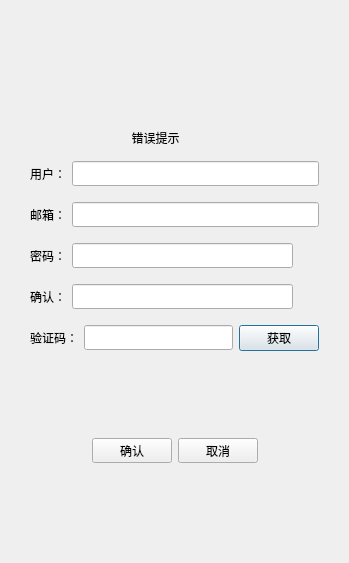
<?xml version="1.0" encoding="UTF-8"?>
<ui version="4.0">
 <class>RegisterDialog</class>
 <widget class="QDialog" name="RegisterDialog">
  <property name="geometry">
   <rect>
    <x>0</x>
    <y>0</y>
    <width>349</width>
    <height>563</height>
   </rect>
  </property>
  <property name="minimumSize">
   <size>
    <width>300</width>
    <height>563</height>
   </size>
  </property>
  <property name="maximumSize">
   <size>
    <width>463</width>
    <height>563</height>
   </size>
  </property>
  <property name="windowTitle">
   <string>Dialog</string>
  </property>
  <layout class="QVBoxLayout" name="verticalLayout_2">
   <item>
    <layout class="QVBoxLayout" name="verticalLayout">
     <property name="leftMargin">
      <number>5</number>
     </property>
     <property name="topMargin">
      <number>5</number>
     </property>
     <property name="rightMargin">
      <number>5</number>
     </property>
     <property name="bottomMargin">
      <number>5</number>
     </property>
     <item>
      <spacer name="verticalSpacer">
       <property name="orientation">
        <enum>Qt::Vertical</enum>
       </property>
       <property name="sizeType">
        <enum>QSizePolicy::Fixed</enum>
       </property>
       <property name="sizeHint" stdset="0">
        <size>
         <width>50</width>
         <height>100</height>
        </size>
       </property>
      </spacer>
     </item>
     <item>
      <widget class="QStackedWidget" name="stackedWidget">
       <property name="currentIndex">
        <number>0</number>
       </property>
       <widget class="QWidget" name="page">
        <layout class="QVBoxLayout" name="verticalLayout_3">
         <item>
          <widget class="QWidget" name="widget" native="true">
           <property name="minimumSize">
            <size>
             <width>0</width>
             <height>25</height>
            </size>
           </property>
           <property name="maximumSize">
            <size>
             <width>16777215</width>
             <height>25</height>
            </size>
           </property>
           <widget class="QLabel" name="err_tip">
            <property name="geometry">
             <rect>
              <x>60</x>
              <y>0</y>
              <width>141</width>
              <height>25</height>
             </rect>
            </property>
            <property name="minimumSize">
             <size>
              <width>0</width>
              <height>0</height>
             </size>
            </property>
            <property name="maximumSize">
             <size>
              <width>16777215</width>
              <height>16777215</height>
             </size>
            </property>
            <property name="text">
             <string>错误提示</string>
            </property>
            <property name="alignment">
             <set>Qt::AlignCenter</set>
            </property>
           </widget>
          </widget>
         </item>
         <item>
          <layout class="QHBoxLayout" name="horizontalLayout">
           <property name="leftMargin">
            <number>5</number>
           </property>
           <property name="topMargin">
            <number>5</number>
           </property>
           <property name="rightMargin">
            <number>5</number>
           </property>
           <property name="bottomMargin">
            <number>5</number>
           </property>
           <item>
            <widget class="QLabel" name="user_label">
             <property name="minimumSize">
              <size>
               <width>0</width>
               <height>25</height>
              </size>
             </property>
             <property name="maximumSize">
              <size>
               <width>16777215</width>
               <height>25</height>
              </size>
             </property>
             <property name="text">
              <string>用户：</string>
             </property>
            </widget>
           </item>
           <item>
            <widget class="QLineEdit" name="user_edit">
             <property name="minimumSize">
              <size>
               <width>25</width>
               <height>25</height>
              </size>
             </property>
             <property name="maximumSize">
              <size>
               <width>16777215</width>
               <height>25</height>
              </size>
             </property>
             <property name="text">
              <string/>
             </property>
            </widget>
           </item>
          </layout>
         </item>
         <item>
          <layout class="QHBoxLayout" name="horizontalLayout_2">
           <property name="leftMargin">
            <number>5</number>
           </property>
           <property name="topMargin">
            <number>5</number>
           </property>
           <property name="rightMargin">
            <number>5</number>
           </property>
           <property name="bottomMargin">
            <number>5</number>
           </property>
           <item>
            <widget class="QLabel" name="email_label">
             <property name="minimumSize">
              <size>
               <width>0</width>
               <height>25</height>
              </size>
             </property>
             <property name="maximumSize">
              <size>
               <width>16777215</width>
               <height>25</height>
              </size>
             </property>
             <property name="text">
              <string>邮箱：</string>
             </property>
            </widget>
           </item>
           <item>
            <widget class="QLineEdit" name="email_edit">
             <property name="minimumSize">
              <size>
               <width>0</width>
               <height>25</height>
              </size>
             </property>
             <property name="maximumSize">
              <size>
               <width>16777215</width>
               <height>25</height>
              </size>
             </property>
            </widget>
           </item>
          </layout>
         </item>
         <item>
          <layout class="QHBoxLayout" name="horizontalLayout_3">
           <property name="leftMargin">
            <number>5</number>
           </property>
           <property name="topMargin">
            <number>5</number>
           </property>
           <property name="rightMargin">
            <number>5</number>
           </property>
           <property name="bottomMargin">
            <number>5</number>
           </property>
           <item>
            <widget class="QLabel" name="pw_label">
             <property name="minimumSize">
              <size>
               <width>0</width>
               <height>25</height>
              </size>
             </property>
             <property name="maximumSize">
              <size>
               <width>16777215</width>
               <height>25</height>
              </size>
             </property>
             <property name="text">
              <string>密码：</string>
             </property>
            </widget>
           </item>
           <item>
            <widget class="QLineEdit" name="pw_edit">
             <property name="minimumSize">
              <size>
               <width>0</width>
               <height>25</height>
              </size>
             </property>
             <property name="maximumSize">
              <size>
               <width>16777215</width>
               <height>25</height>
              </size>
             </property>
            </widget>
           </item>
           <item>
            <widget class="ClickedLabel" name="pw_visable">
             <property name="minimumSize">
              <size>
               <width>20</width>
               <height>20</height>
              </size>
             </property>
             <property name="maximumSize">
              <size>
               <width>20</width>
               <height>20</height>
              </size>
             </property>
             <property name="text">
              <string/>
             </property>
            </widget>
           </item>
          </layout>
         </item>
         <item>
          <layout class="QHBoxLayout" name="horizontalLayout_4">
           <property name="leftMargin">
            <number>5</number>
           </property>
           <property name="topMargin">
            <number>5</number>
           </property>
           <property name="rightMargin">
            <number>5</number>
           </property>
           <property name="bottomMargin">
            <number>5</number>
           </property>
           <item>
            <widget class="QLabel" name="confirm_label">
             <property name="minimumSize">
              <size>
               <width>0</width>
               <height>25</height>
              </size>
             </property>
             <property name="maximumSize">
              <size>
               <width>16777215</width>
               <height>25</height>
              </size>
             </property>
             <property name="text">
              <string>确认：</string>
             </property>
            </widget>
           </item>
           <item>
            <widget class="QLineEdit" name="confirm_edit">
             <property name="minimumSize">
              <size>
               <width>0</width>
               <height>25</height>
              </size>
             </property>
             <property name="maximumSize">
              <size>
               <width>16777215</width>
               <height>25</height>
              </size>
             </property>
            </widget>
           </item>
           <item>
            <widget class="ClickedLabel" name="confirm_visable">
             <property name="minimumSize">
              <size>
               <width>20</width>
               <height>20</height>
              </size>
             </property>
             <property name="maximumSize">
              <size>
               <width>20</width>
               <height>20</height>
              </size>
             </property>
             <property name="text">
              <string/>
             </property>
            </widget>
           </item>
          </layout>
         </item>
         <item>
          <layout class="QHBoxLayout" name="horizontalLayout_5">
           <property name="leftMargin">
            <number>5</number>
           </property>
           <property name="topMargin">
            <number>5</number>
           </property>
           <property name="rightMargin">
            <number>5</number>
           </property>
           <property name="bottomMargin">
            <number>5</number>
           </property>
           <item>
            <widget class="QLabel" name="varify_label">
             <property name="text">
              <string>验证码：</string>
             </property>
            </widget>
           </item>
           <item>
            <widget class="QLineEdit" name="varify_edit">
             <property name="minimumSize">
              <size>
               <width>0</width>
               <height>25</height>
              </size>
             </property>
             <property name="maximumSize">
              <size>
               <width>16777215</width>
               <height>25</height>
              </size>
             </property>
            </widget>
           </item>
           <item>
            <widget class="TimerBtn" name="get_code">
             <property name="text">
              <string>获取</string>
             </property>
            </widget>
           </item>
          </layout>
         </item>
         <item>
          <spacer name="verticalSpacer_2">
           <property name="orientation">
            <enum>Qt::Vertical</enum>
           </property>
           <property name="sizeHint" stdset="0">
            <size>
             <width>20</width>
             <height>40</height>
            </size>
           </property>
          </spacer>
         </item>
         <item>
          <layout class="QHBoxLayout" name="horizontalLayout_6">
           <property name="leftMargin">
            <number>5</number>
           </property>
           <property name="topMargin">
            <number>5</number>
           </property>
           <property name="rightMargin">
            <number>5</number>
           </property>
           <property name="bottomMargin">
            <number>5</number>
           </property>
           <item>
            <spacer name="horizontalSpacer">
             <property name="orientation">
              <enum>Qt::Horizontal</enum>
             </property>
             <property name="sizeHint" stdset="0">
              <size>
               <width>40</width>
               <height>20</height>
              </size>
             </property>
            </spacer>
           </item>
           <item>
            <widget class="QPushButton" name="sure_btn">
             <property name="minimumSize">
              <size>
               <width>0</width>
               <height>25</height>
              </size>
             </property>
             <property name="maximumSize">
              <size>
               <width>16777215</width>
               <height>25</height>
              </size>
             </property>
             <property name="text">
              <string>确认</string>
             </property>
            </widget>
           </item>
           <item>
            <widget class="QPushButton" name="cancel_btn">
             <property name="minimumSize">
              <size>
               <width>0</width>
               <height>25</height>
              </size>
             </property>
             <property name="maximumSize">
              <size>
               <width>16777215</width>
               <height>25</height>
              </size>
             </property>
             <property name="text">
              <string>取消</string>
             </property>
            </widget>
           </item>
           <item>
            <spacer name="horizontalSpacer_2">
             <property name="orientation">
              <enum>Qt::Horizontal</enum>
             </property>
             <property name="sizeHint" stdset="0">
              <size>
               <width>40</width>
               <height>20</height>
              </size>
             </property>
            </spacer>
           </item>
          </layout>
         </item>
         <item>
          <spacer name="verticalSpacer_3">
           <property name="orientation">
            <enum>Qt::Vertical</enum>
           </property>
           <property name="sizeHint" stdset="0">
            <size>
             <width>20</width>
             <height>40</height>
            </size>
           </property>
          </spacer>
         </item>
        </layout>
       </widget>
       <widget class="QWidget" name="page_2">
        <layout class="QVBoxLayout" name="verticalLayout_4">
         <item>
          <spacer name="verticalSpacer_4">
           <property name="orientation">
            <enum>Qt::Vertical</enum>
           </property>
           <property name="sizeType">
            <enum>QSizePolicy::Fixed</enum>
           </property>
           <property name="sizeHint" stdset="0">
            <size>
             <width>20</width>
             <height>40</height>
            </size>
           </property>
          </spacer>
         </item>
         <item>
          <widget class="QLabel" name="tip_label">
           <property name="text">
            <string>注册成功，5s后返回登录界面</string>
           </property>
           <property name="alignment">
            <set>Qt::AlignCenter</set>
           </property>
          </widget>
         </item>
         <item>
          <widget class="QLabel" name="tip2_label">
           <property name="text">
            <string>可点击返回按钮，直接返回登录界面</string>
           </property>
           <property name="alignment">
            <set>Qt::AlignCenter</set>
           </property>
          </widget>
         </item>
         <item>
          <spacer name="verticalSpacer_5">
           <property name="orientation">
            <enum>Qt::Vertical</enum>
           </property>
           <property name="sizeType">
            <enum>QSizePolicy::Expanding</enum>
           </property>
           <property name="sizeHint" stdset="0">
            <size>
             <width>20</width>
             <height>40</height>
            </size>
           </property>
          </spacer>
         </item>
         <item>
          <widget class="QWidget" name="widget_2" native="true">
           <layout class="QHBoxLayout" name="horizontalLayout_7">
            <item>
             <spacer name="horizontalSpacer_3">
              <property name="orientation">
               <enum>Qt::Horizontal</enum>
              </property>
              <property name="sizeHint" stdset="0">
               <size>
                <width>40</width>
                <height>20</height>
               </size>
              </property>
             </spacer>
            </item>
            <item>
             <widget class="QPushButton" name="return_btn">
              <property name="text">
               <string>返回登陆</string>
              </property>
             </widget>
            </item>
            <item>
             <spacer name="horizontalSpacer_4">
              <property name="orientation">
               <enum>Qt::Horizontal</enum>
              </property>
              <property name="sizeHint" stdset="0">
               <size>
                <width>40</width>
                <height>20</height>
               </size>
              </property>
             </spacer>
            </item>
           </layout>
          </widget>
         </item>
         <item>
          <spacer name="verticalSpacer_6">
           <property name="orientation">
            <enum>Qt::Vertical</enum>
           </property>
           <property name="sizeHint" stdset="0">
            <size>
             <width>20</width>
             <height>40</height>
            </size>
           </property>
          </spacer>
         </item>
        </layout>
       </widget>
      </widget>
     </item>
    </layout>
   </item>
  </layout>
 </widget>
 <customwidgets>
  <customwidget>
   <class>TimerBtn</class>
   <extends>QPushButton</extends>
   <header>timerbtn.h</header>
  </customwidget>
  <customwidget>
   <class>ClickedLabel</class>
   <extends>QLabel</extends>
   <header>clickedlabel.h</header>
  </customwidget>
 </customwidgets>
 <resources/>
 <connections/>
</ui>
